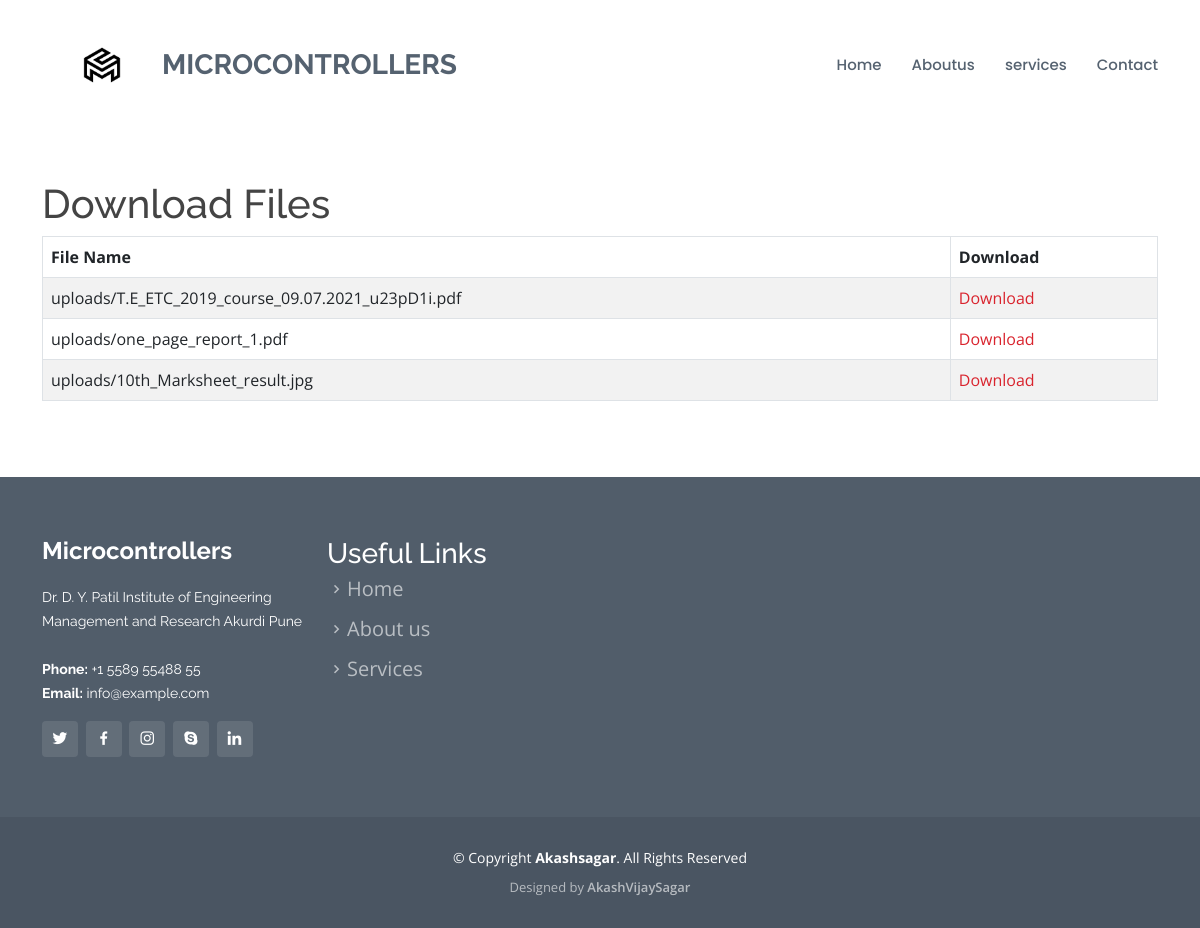
Page /services/ on the committed database.
### microapp/models.py (models this page shows, shortened)
class File(models.Model):
    file = models.FileField(upload_to='uploads/')
    file_type = models.CharField(max_length=10, default='')
    uploaded_at = models.DateTimeField(auto_now_add=True)

### microapp/views.py (the view)
# urls.py: path('services/',views.services,name = 'Services'),
def services(request):
    files = File.objects.all()
    return render(request, 'services.html', {'files': files})

### templates/services.html (shortened to what this page needs)
{% load static %}
<!DOCTYPE html>
<html lang="en">
<head>
 <link href="{% static "assets/vendor/animate.css/animate.min.css" %}" rel="stylesheet">
 <link href="{% static "assets/vendor/bootstrap/css/bootstrap.min.css" %}" rel="stylesheet">
 <link href="{% static "assets/vendor/bootstrap-icons/bootstrap-icons.css" %}" rel="stylesheet">
 <link href="{% static "assets/vendor/boxicons/css/boxicons.min.css" %}" rel="stylesheet">
 <link href="{% static "assets/vendor/glightbox/css/glightbox.min.css" %}" rel="stylesheet">
 <link href="{% static "assets/vendor/remixicon/remixicon.css" %}" rel="stylesheet">
 <link href="{% static "assets/vendor/swiper/swiper-bundle.min.css" %}" rel="stylesheet">
 <link href="{% static "assets/css/style.css" %}" rel="stylesheet">
</head>
<body>
  {% include 'header.html' %}
  <main id="main">
    <section id="services" class="services">
      <div class="container">
        <h1>Download Files</h1>
  <table id="zero_config"
  class="table table-striped table-bordered">
    <thead>
      <tr>
        <th>File Name</th>
        <th>Download</th>
      </tr>
    </thead>
    <tbody>
      {% for file in files %}
      <tr>
        <td>{{ file.file.name }}</td>
        <td><a href="{% url 'download' file.id %}" download>Download</a></td>
      </tr>
      {% endfor %}
    </tbody>
  </table>
      </div>
    </section>
  </main>
  {% include 'footer.html' %}
</body>
</html>

### static/assets/css/style.css (style rules this page uses)
body { font-family: "Open Sans", sans-serif; color: #444444; }
a { text-decoration: none; color: #d9232d; }
h1, h2, h3, h4, h5, h6 { font-family: "Raleway", sans-serif; }
section { padding: 60px 0; overflow: hidden; }

### rows in the picture
File: file.name "uploads/T.E_ETC_2019_course_09.07.2021_u23pD1i.pdf"
File: file.name "uploads/one_page_report_1.pdf"
File: file.name "uploads/10th_Marksheet_result.jpg"
